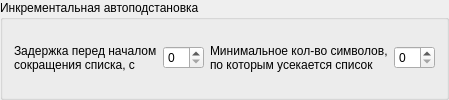
          <widget class="QGroupBox" name="groupBox">
           <property name="title">
            <string>Инкрементальная автоподстановка</string>
           </property>
           <layout class="QGridLayout" name="gridLayout_7">
            <item row="0" column="0">
             <widget class="QLabel" name="lblCompleterReduceIdleTimeout">
              <property name="text">
               <string>Задержка перед началом
сокращения списка, с</string>
              </property>
              <property name="buddy">
               <cstring>sbCompleterReduceIdleTimeout</cstring>
              </property>
             </widget>
            </item>
            <item row="0" column="1">
             <widget class="QSpinBox" name="sbCompleterReduceIdleTimeout">
              <property name="maximum">
               <number>32</number>
              </property>
             </widget>
            </item>
            <item row="0" column="2">
             <widget class="QLabel" name="lblCompleterReduceCharCount">
              <property name="text">
               <string>Минимальное кол-во символов, 
по которым усекается список</string>
              </property>
              <property name="buddy">
               <cstring>sbCompleterReduceCharCount</cstring>
              </property>
             </widget>
            </item>
            <item row="0" column="3">
             <widget class="QSpinBox" name="sbCompleterReduceCharCount"/>
            </item>
           </layout>
          </widget>
